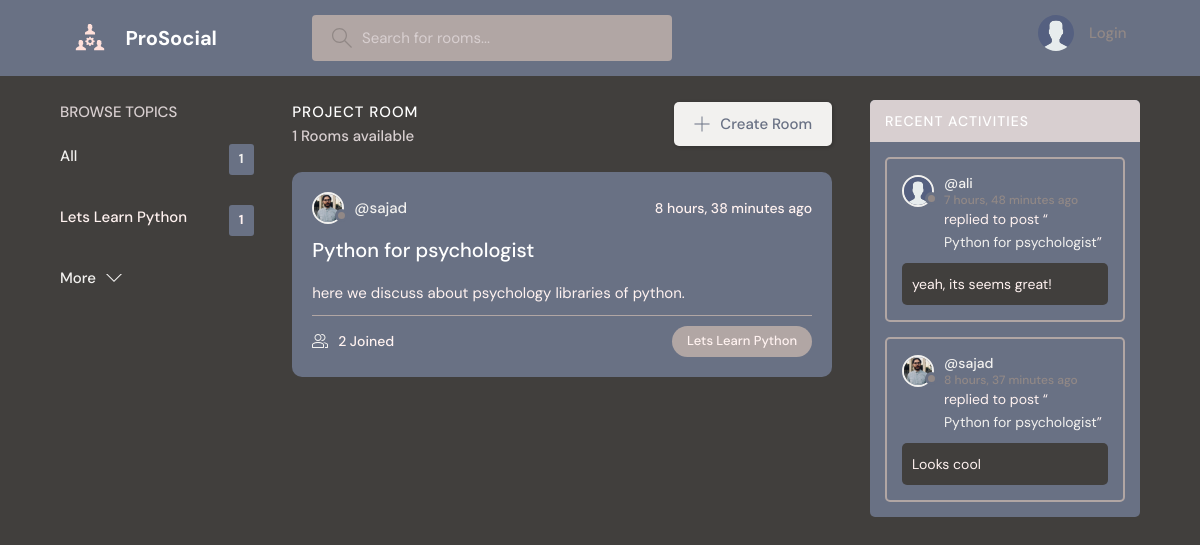
The app's page /, older data.
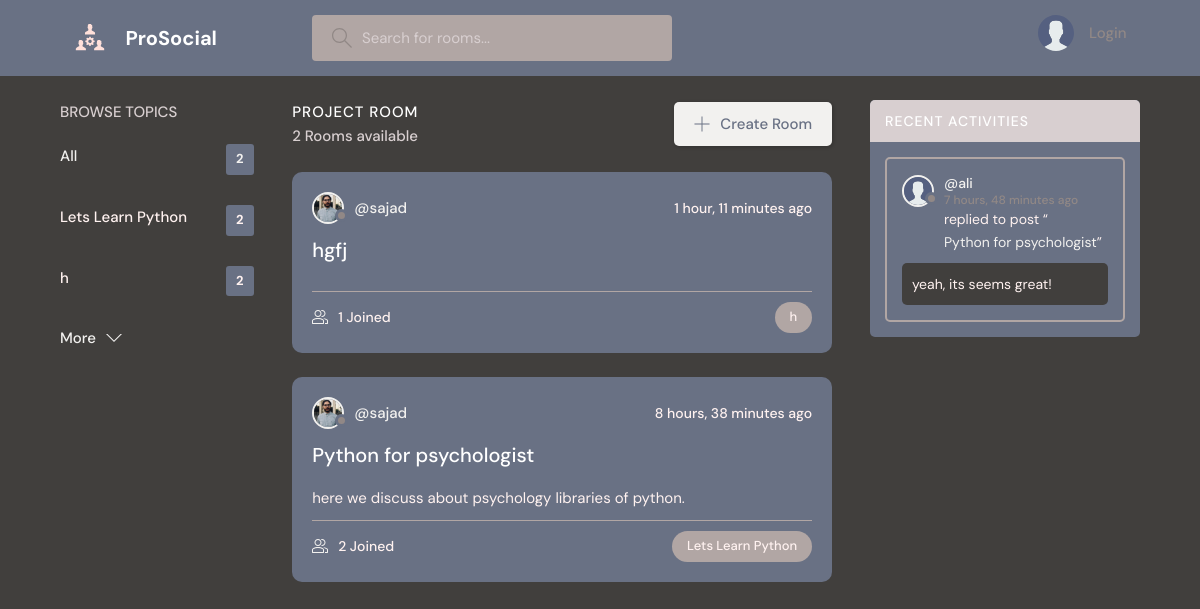
The same page, newer data.
### base/models.py (models this page shows)
class Topic(models.Model):
    name = models.TextField(max_length=200)
    def __str__(self):
        return self.name

class Room(models.Model):
    host = models.ForeignKey(User, on_delete=models.SET_NULL, null=True) #it's the user object who created the room
    topic = models.ForeignKey(Topic, on_delete=models.SET_NULL, null=True)
    name = models.CharField(max_length=200)
    description = models.TextField(null=True, blank=True)  #null = treu means it could not be empty blank is for form method
    participants = models.ManyToManyField(User, related_name='participants', blank=True)
    updated = models.DateTimeField(auto_now=True) #every single time save
    created = models.DateTimeField(auto_now_add=True) #first save or crate
    class Meta:
        ordering = ['-updated', '-created']
    def __str__(self):
        return self.name

class User(AbstractUser):
    name = models.CharField(max_length=200, null=True)
    email = models.EmailField(unique=True, null=True)
    bio = models.TextField(null=True)
    avatar = models.ImageField(null=True, default='avatar.svg')
    USERNAME_FIELD = 'email'
    REQUIRED_FIELDS = []

class Message(models.Model):
    user = models.ForeignKey(User, on_delete=models.CASCADE)
    room = models.ForeignKey(Room, on_delete=models.CASCADE)
    body = models.TextField()
    updated = models.DateTimeField(auto_now=True) #every single time save
    created = models.DateTimeField(auto_now_add=True) #first save or crate
    class Meta:
        ordering = ['-updated', '-created']
    def __str__(self):
        return self.body[0:50]  #shwo only first 50 char of msg

### base/views.py (the view)
# urls.py: path('', views.home, name = 'home'),
def home (request):
    q = request.GET.get('q') if request.GET.get('q')!= None else ''
    rooms = Room.objects.filter (
        Q(topic__name__icontains=q) |
        Q(name__icontains=q) |
        Q(description__icontains=q)
        )
    topics = Topic.objects.all()[0:5]
    room_count = rooms.count()
    room_messages = Message.objects.filter(Q(room__topic__name__icontains = q))[0:5]
    context = {'rooms':rooms, 'topics': topics,
        'room_count': room_count, 'room_messages': room_messages}
    return render(request, 'base/home.html', context)

### base/templates/base/home.html (shortened to what this page needs)
    {% extends 'main.html' %}
    {% block content %}
    <main class="layout layout--3">
      <div class="container">
        {% include 'base/topics_component.html' %}
        <div class="roomList">
          <div class="roomList__header">
            <div>
              <h2>Project Room</h2>
              <p>{{room_count}} Rooms available</p>
            </div>
            <a class="btn btn--main" href="{% url 'creat-room' %}">
              <svg version="1.1" xmlns="http://www.w3.org/2000/svg" width="32" height="32" viewBox="0 0 32 32">
                <title>add</title>
                <path
                  d="M16.943 0.943h-1.885v14.115h-14.115v1.885h14.115v14.115h1.885v-14.115h14.115v-1.885h-14.115v-14.115z"
                ></path>
              </svg>
              Create Room
            </a>
          </div>
          {% include 'base/feed_component.html' %}
        </div>
        {% include 'base/activity_component.html' %}
      </div>
    </main>
    {% endblock %}

### base/templates/base/topics_component.html
<div class="topics">
    <div class="topics__header">
      <h2>Browse Topics</h2>
    </div>
    <ul class="topics__list">
      <li>
        <a href="{% url 'home' %}" class="active">All <span>{{topics.count}}</span></a>
      </li>
      {% for topic in topics %}
      <li>
        <a href="{% url 'home' %}?q={{topic.name}}">{{topic}}<span>{{topics.count}}</span></a>
      </li>
      {% endfor %}
    </ul>
    <a class="btn btn--link" href="{% url 'topics' %}">
      More
      <svg version="1.1" xmlns="http://www.w3.org/2000/svg" width="32" height="32" viewBox="0 0 32 32">
        <title>chevron-down</title>
        <path d="M16 21l-13-13h-3l16 16 16-16h-3l-13 13z"></path>
      </svg>
    </a>
  </div>

### base/templates/base/feed_component.html (shortened to what this page needs)
{% for room in rooms %}
<div class="roomListRoom">
    <div class="roomListRoom__header">
      <a href="{% url 'user-profile' room.host.id %}" class="roomListRoom__author">
        <div class="avatar avatar--small">
          <img src="{{room.host.avatar.url}}" />
        </div>
        <span>@{{room.host.username}}</span>
      </a>
      <div class="roomListRoom__actions">
        <span>{{room.created|timesince}} ago</span>
      </div>
    </div>
    <div class="roomListRoom__content">
      <a href="{% url 'room' room.id %}">{{room.name}}</a>
      <p>
   {{room.description}}
      </p>
    </div>
    <div class="roomListRoom__meta">
      <a href="{% url 'room' room.id %}" class="roomListRoom__joined">
       {{room.participants.all.count}} Joined
      </a>
      <p class="roomListRoom__topic">{{room.topic.name}}</p>
    </div>
  </div>
{% endfor %}

### base/templates/base/activity_component.html (shortened to what this page needs)
        <div class="activities">
            <div class="activities__header">
              <h2>Recent Activities</h2>
            </div>
            {% for message in room_messages %}
            <div class="activities__box">
              <div class="activities__boxHeader roomListRoom__header">
                <a href="{% url 'user-profile' message.user.id %}" class="roomListRoom__author">
                  <div class="avatar avatar--small">
                    <img src="{{message.user.avatar.url}}" />
                  </div>
                  <p>
                    @{{message.user.username}}
                    <span>{{message.created | timesince}} ago</span>
                  </p>
                </a>
              </div>
              <div class="activities__boxContent">
                <p>replied to post “<a href="{% url 'room' message.room.id %}">{{message.room}}</a>”</p>
                <div class="activities__boxRoomContent">
                  {{message}}
                </div>
              </div>
            </div>
            {% endfor %}
          </div>

Row changes from the older to the newer data that the page shows:
removed Message: user.avatar (picture), user.username "sajad", created "8 hours, 37 minutes", room "Python for psychologist", body "Looks cool"
computed for Topic "Lets Learn Python": count "1" → "2"
added Topic: name "h", count "2"
added Room: host.avatar (picture), host.username "sajad", created "1 hour, 11 minutes", name "hgfj", participants.all.count "1", topic.name "h"
Text that changed along with them:
{{ topics.count }}: "1" → "2"
{{ room_count }}: "1" → "2"
